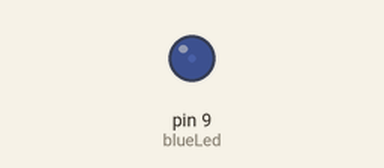
A sketch run on a simulated Arduino Uno, built with avr-gcc and run on an emulated ATmega328P. On the bench: output pins drawn as LEDs (lit = HIGH).

Above: at 0.05 s.
At 7.5 s:
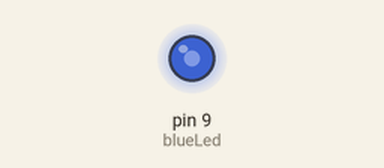
Timing chart, 0 to 9.8 s (numbered marks = the images above):
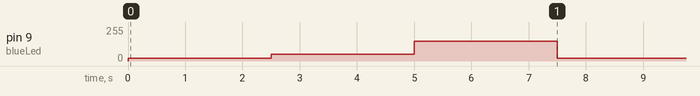

Measured:
- by itself, pin 9 (blueLed): repeats every 7.5 s: 50/255 2.5 s, 150/255 2.5 s, 20/255 2.5 s

The sketch:

analog.ino
```cpp
int blueLed =9;
int brightness =20;
int brightness1 =50;
int brightness2 =150;
int dt =2500;

void setup() {
  // put your setup code here, to run once:
pinMode(blueLed, OUTPUT);
}

void loop() {
  // put your main code here, to run repeatedly:
analogWrite(blueLed,brightness);
delay(dt);
analogWrite(blueLed,brightness1);
delay(dt);
analogWrite(blueLed,brightness2);
delay(dt);
}
```
